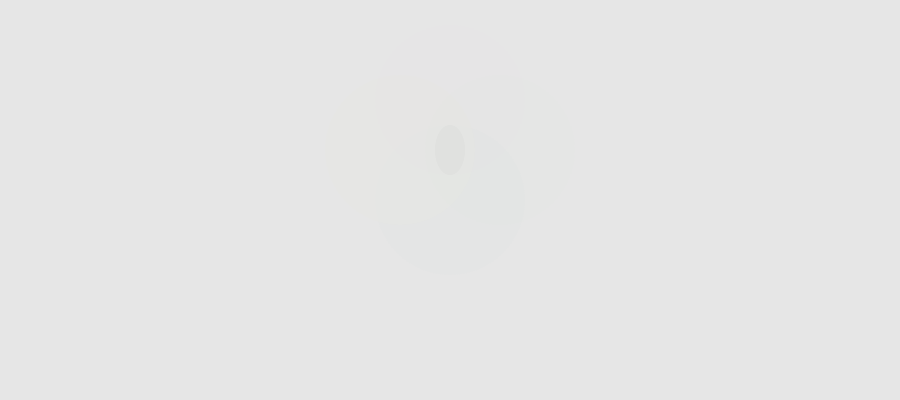
Frame 1 (no input)
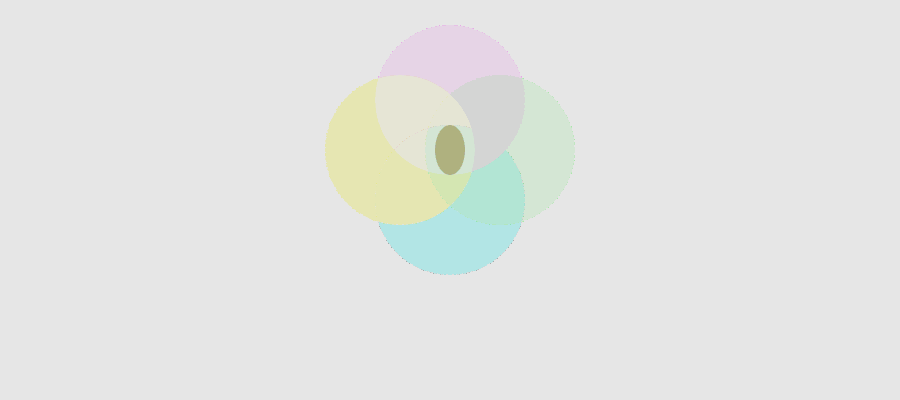
Frame 60 (the mouse pressed at the canvas centre just before this capture)
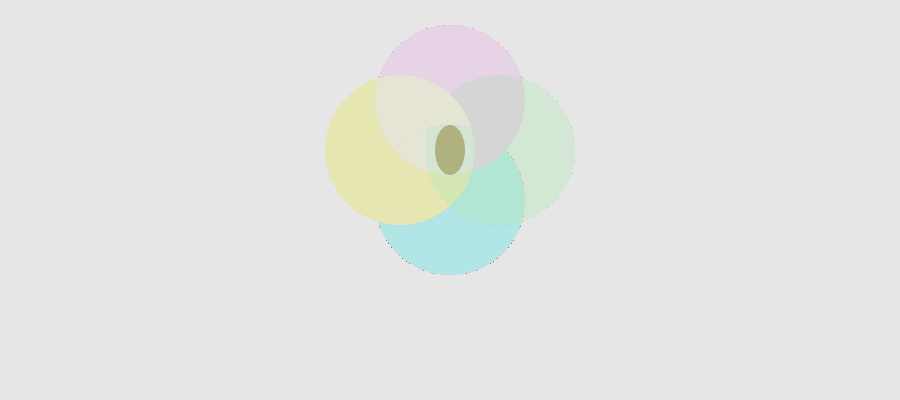
Frame 120 (the mouse held since frame 60 and released just before this capture)

The Processing sketch that drew these frames (run headless with seeded random() and noise(); from frame 60 on, the mouse is pressed at the canvas centre):

// Processing sketch: processing_51982
// ── processing_51982.pde

void setup() {
  size(900, 400);
  background (230);
}

  void draw() {
    rectMode(CENTER);
    smooth();
    noStroke();
    fill (161, 219, 217, 5);
    ellipse(450, 200, 150, 150);

    rectMode(CENTER);
    smooth();
    noStroke();
    fill (248, 250, 169, 5);
    ellipse(400, 150, 150, 150);

    rectMode(CENTER);
    smooth();
    noStroke();
    fill (237, 168, 220, 3);
    ellipse(450, 100, 150, 150);

    rectMode(CENTER);
    smooth();
    noStroke();
    fill (168, 237, 187, 3);
    ellipse(500, 150, 150, 150);

    rectMode(CENTER);
    smooth();
    noStroke();
    fill (10, 10, 10, 5);
    ellipse(450, 150, 30, 50);
  }                 
